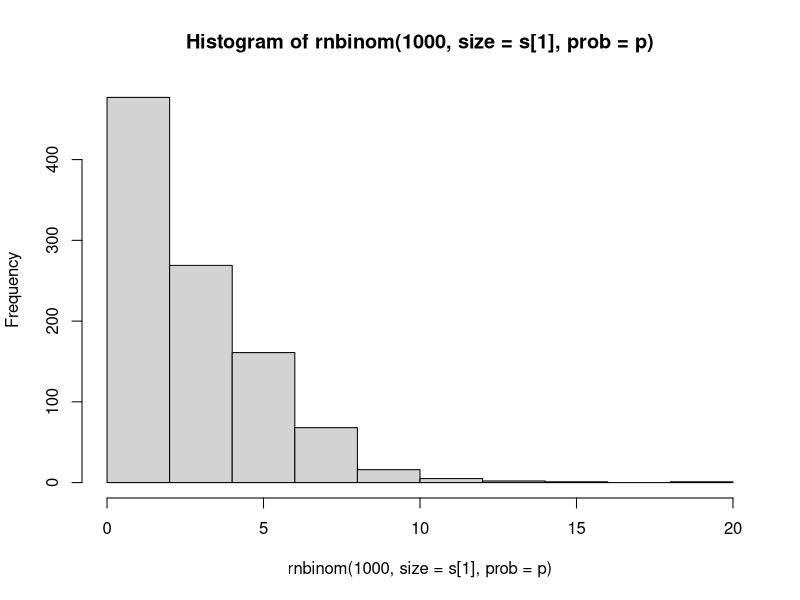
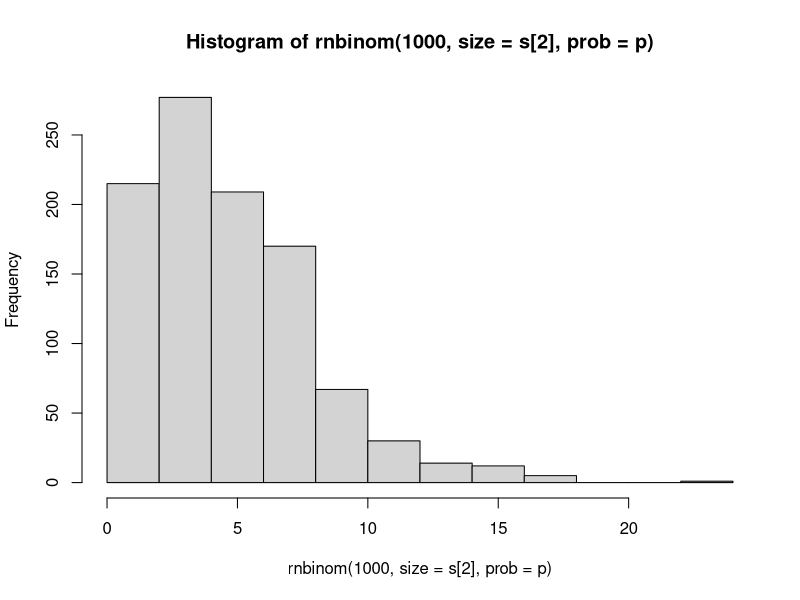
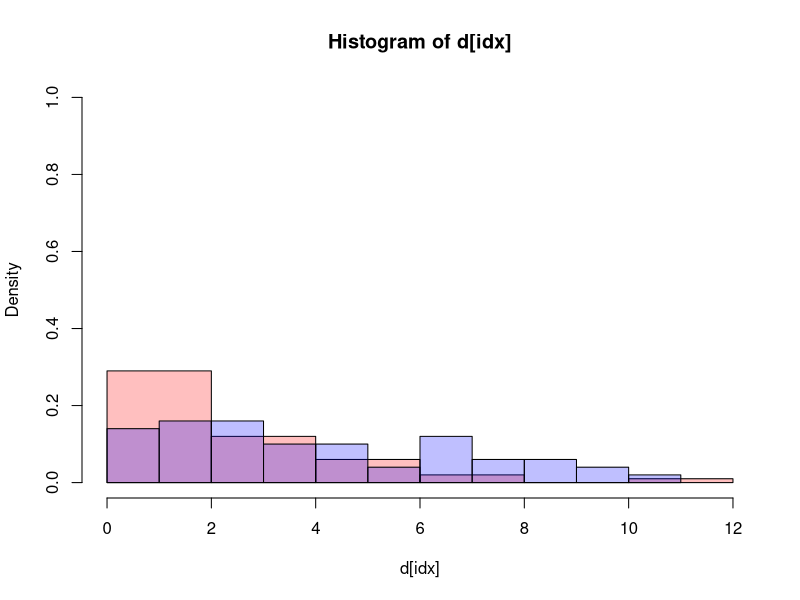
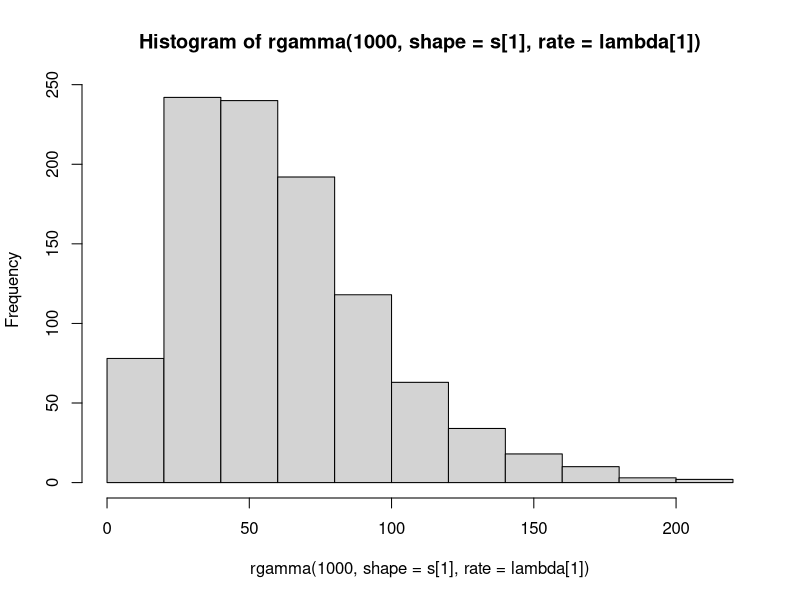
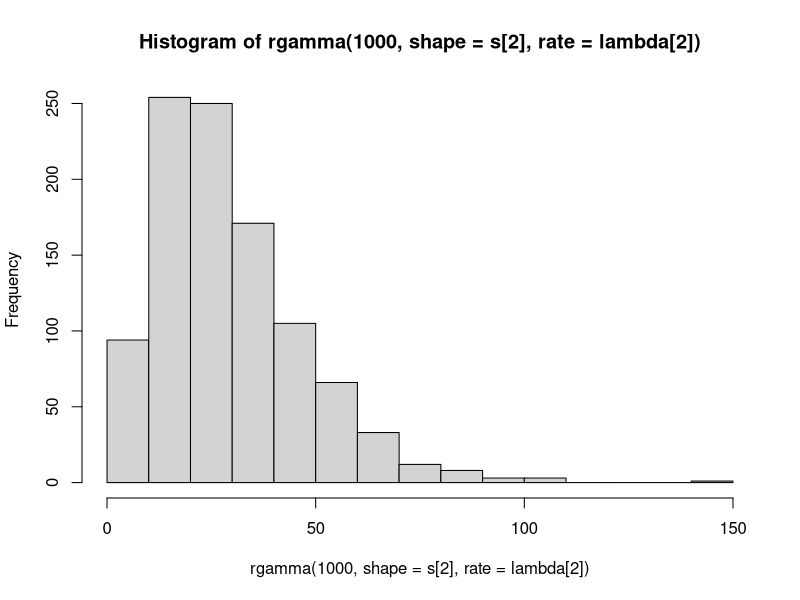
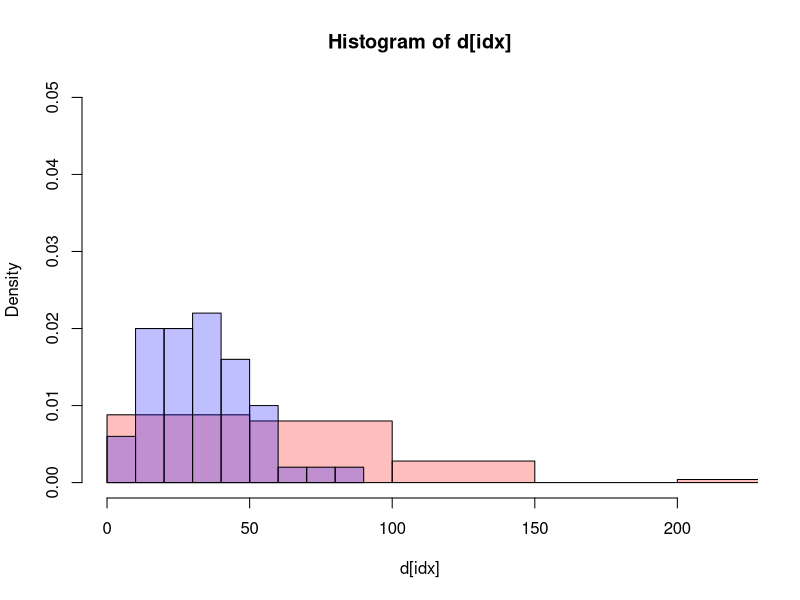
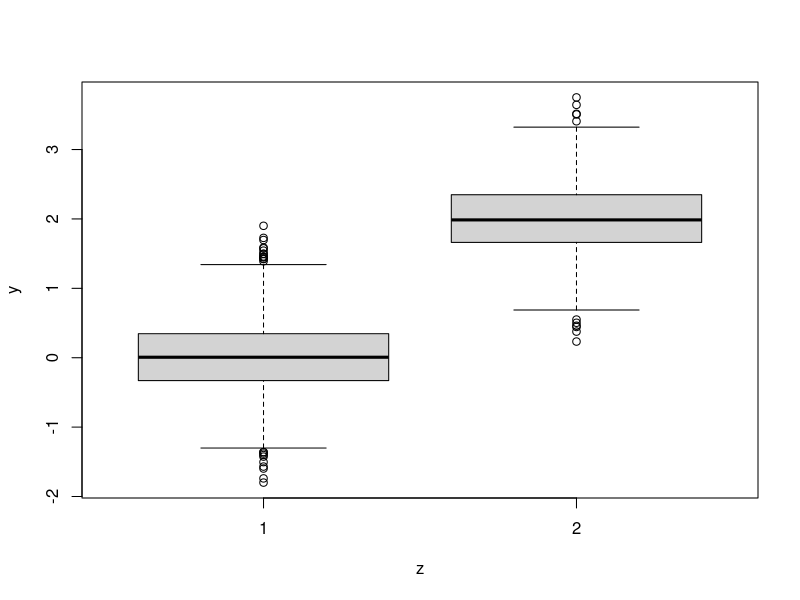
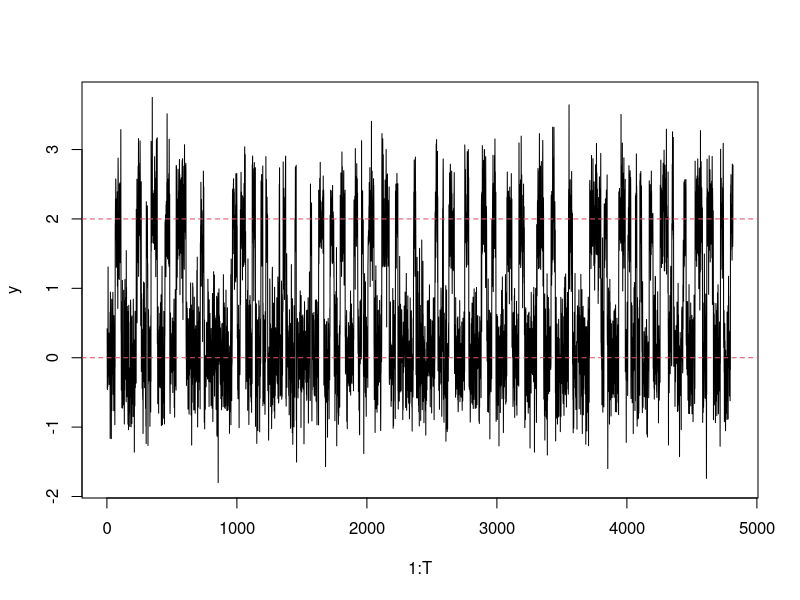

The R source for these figures, in order:
###################################################################
### Population Monte Carlo implementation of hidden semi-Markov model of Cappe et al. 2004
###################################################################

###
### Simulate Negative binomially-distributed soujourn times of latten process
###

s <- c(3,5)  # size parameter of negative binomial distribution
p <- 0.5  # probability of success for negative binomial distribution
hist(rnbinom(1000,size=s[1],prob=p))
hist(rnbinom(1000,size=s[2],prob=p))

J <- 100  # number of sojourns
idx <- seq(1,J,by=2)
d <- numeric(J)  # latent sojourn times
d[idx] <- rnbinom(J/2,s[1],p)  # sojourn times in first latent state
d[-idx] <- rnbinom(J/2,s[2],p)  # sojourn times in second latent state
hist(d[idx],prob=TRUE,ylim=c(0,1),xlim=c(0,max(d)+1),col=rgb(1,0,0,0.25),breaks=5)
hist(d[-idx],prob=TRUE,col=rgb(0,0,1,0.25),add=TRUE,breaks=10)

# T <- sum(d) + sum(d==0)  # total number of time steps (including sojourns of duration 0)
idx <- rep(0:1,J/2)  # latent state indicator variable
z <- unlist(sapply(1:J,function(x) rep(idx[x],d[x])))  # latent states for times t in 1:T
d <- d[d!=0]  # sojourn durations (excluding sojourns of duration 0)
T <- sum(d)  # total number of time steps (excluding sojourns of duration 0)
length(z)
T


###
### Simulate Gamma-distributed soujourn times of latten process
###

s <- c(3,3)  # shape parameter of gamma distribution
lambda <- c(0.05,0.1)  #  rate parameter of gamma distribution
mean(rgamma(1000,shape=s[2],rate=lambda[2]))  # equals s/lambda
hist(rgamma(1000,shape=s[1],rate=lambda[1]))
hist(rgamma(1000,shape=s[2],rate=lambda[2]))

J <- 100  # number of sojourns
idx <- seq(1,J,by=2)
d <- numeric(J)  # latent sojourn times
d[idx] <- rgamma(J/2,shape=s[1],rate=lambda[1])  # sojourn times in first latent state
d[-idx] <- rgamma(J/2,shape=s[2],rate=lambda[2])  # sojourn times in second latent state
hist(d[idx],prob=TRUE,ylim=c(0,0.05),xlim=c(0,max(d)+1),col=rgb(1,0,0,0.25),breaks=5)
hist(d[-idx],prob=TRUE,col=rgb(0,0,1,0.25),add=TRUE,breaks=10)

sojourn <- data.frame(start=0,end=0,duration=d,state=rep(1:2,J/2))
sojourn$start[-1] <- cumsum(sojourn$d[-J])
sojourn$end[-J] <- sojourn$start[-1]
sojourn$end[J] <- sojourn$start[J]+sojourn$duration[J]
sojourn

###
### Simulate true latent state
###

T <- max(sojourn$end)
t <- 1:T
z <- sapply(t,function(x) findInterval(x,sojourn$start))
z <- sojourn$state[z]


###
### Simulate observation process
###

mu.true <- c(0,2)
sigma.true <- 0.5

y <- rnorm(T,mu.true[z],sigma.true)
boxplot(y~z)
plot(1:T,y,type="l")
abline(h=mu.true,col=2,lty=2)


###
### Prior distribution parameters
###

theta <- 0
tau <- 10


